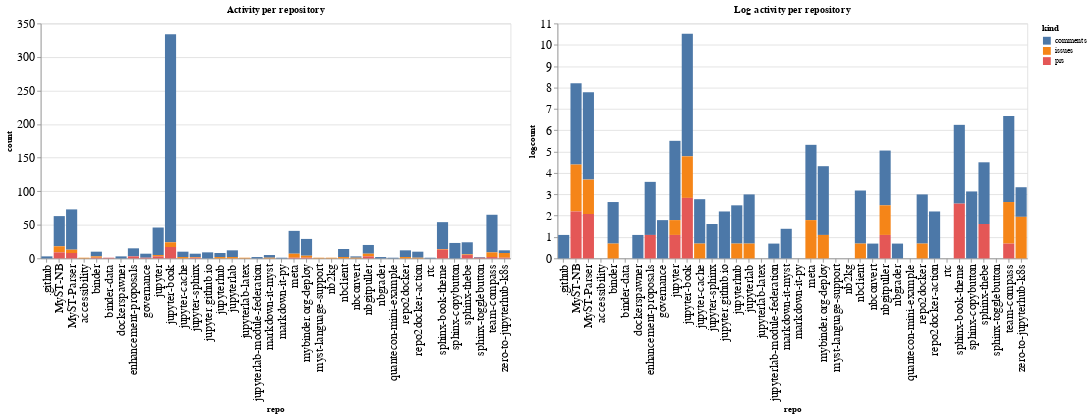

Notebook source saved alongside this figure:
### Code cell
ch1 = alt.Chart(repo_summaries, width=600, title="Activity per repository").mark_bar().encode(
    x='repo',
    y='count',
    color='kind',
    tooltip="kind"
)

ch2 = alt.Chart(repo_summaries, width=600, title="Log activity per repository").mark_bar().encode(
    x='repo',
    y='logcount',
    color='kind',
    tooltip="kind"
)

ch1 | ch2

### Figure 1 — Vega-Lite specification as saved in the notebook (floating-point values rounded to 4 significant figures)
{"config": {"axisLeft": {"labelFontSize": 15}, "axisBottom": {"labelFontSize": 15}}, "hconcat": [{"mark": "bar", "encoding": {"color": {"type": "nominal", "field": "kind"}, "tooltip": {"type": "nominal", "field": "kind"}, "x": {"type": "nominal", "field": "repo"}, "y": {"type": "quantitative", "field": "count"}}, "title": "Activity per repository", "width": 600}, {"mark": "bar", "encoding": {"color": {"type": "nominal", "field": "kind"}, "tooltip": {"type": "nominal", "field": "kind"}, "x": {"type": "nominal", "field": "repo"}, "y": {"type": "quantitative", "field": "logcount"}}, "title": "Log activity per repository", "width": 600}], "data": {"name": "data-275eb82d66974e938bc27eb3d606e5b0"}, "$schema": "https://vega.github.io/schema/vega-lite/v4.8.1.json", "datasets": {"data-275eb82d66974e938bc27eb3d606e5b0": [{"repo": ".github", "kind": "comments", "count": 3, "logcount": 1.099}, {"repo": "MyST-NB", "kind": "comments", "count": 45, "logcount": 3.807}, {"repo": "MyST-NB", "kind": "issues", "count": 9, "logcount": 2.197}, {"repo": "MyST-NB", "kind": "prs", "count": 9, "logcount": 2.197}, {"repo": "MyST-Parser", "kind": "comments", "count": 60, "logcount": 4.094}, {"repo": "MyST-Parser", "kind": "issues", "count": 5, "logcount": 1.609}, {"repo": "MyST-Parser", "kind": "prs", "count": 8, "logcount": 2.079}, {"repo": "accessibility", "kind": "issues", "count": 1, "logcount": 0.0}, {"repo": "binder", "kind": "comments", "count": 7, "logcount": 1.946}, {"repo": "binder", "kind": "issues", "count": 2, "logcount": 0.6931}, {"repo": "binder", "kind": "prs", "count": 1, "logcount": 0.0}, {"repo": "binder-data", "kind": "prs", "count": 1, "logcount": 0.0}, {"repo": "dockerspawner", "kind": "comments", "count": 3, "logcount": 1.099}, {"repo": "enhancement-proposals", "kind": "comments", "count": 12, "logcount": 2.485}, {"repo": "enhancement-proposals", "kind": "prs", "count": 3, "logcount": 1.099}, {"repo": "governance", "kind": "comments", "count": 6, "logcount": 1.792}, {"repo": "governance", "kind": "prs", "count": 1, "logcount": 0.0}, {"repo": "jupyter", "kind": "comments", "count": 41, "logcount": 3.714}, {"repo": "jupyter", "kind": "issues", "count": 2, "logcount": 0.6931}, {"repo": "jupyter", "kind": "prs", "count": 3, "logcount": 1.099}, {"repo": "jupyter-book", "kind": "comments", "count": 310, "logcount": 5.737}, {"repo": "jupyter-book", "kind": "issues", "count": 7, "logcount": 1.946}, {"repo": "jupyter-book", "kind": "prs", "count": 17, "logcount": 2.833}, {"repo": "jupyter-cache", "kind": "comments", "count": 8, "logcount": 2.079}, {"repo": "jupyter-cache", "kind": "issues", "count": 2, "logcount": 0.6931}, {"repo": "jupyter-sphinx", "kind": "comments", "count": 5, "logcount": 1.609}, {"repo": "jupyter-sphinx", "kind": "issues", "count": 1, "logcount": 0.0}, {"repo": "jupyter-sphinx", "kind": "prs", "count": 1, "logcount": 0.0}, {"repo": "jupyter.github.io", "kind": "comments", "count": 9, "logcount": 2.197}, {"repo": "jupyterhub", "kind": "comments", "count": 6, "logcount": 1.792}, {"repo": "jupyterhub", "kind": "issues", "count": 2, "logcount": 0.6931}, {"repo": "jupyterlab", "kind": "comments", "count": 10, "logcount": 2.303}, {"repo": "jupyterlab", "kind": "issues", "count": 2, "logcount": 0.6931}, {"repo": "jupyterlab-latex", "kind": "issues", "count": 1, "logcount": 0.0}, {"repo": "jupyterlab-module-federation", "kind": "comments", "count": 2, "logcount": 0.6931}, {"repo": "markdown-it-myst", "kind": "comments", "count": 4, "logcount": 1.386}, {"repo": "markdown-it-myst", "kind": "issues", "count": 1, "logcount": 0.0}, {"repo": "markdown-it-py", "kind": "comments", "count": 1, "logcount": 0.0}, {"repo": "meta", "kind": "comments", "count": 34, "logcount": 3.526}, {"repo": "meta", "kind": "issues", "count": 6, "logcount": 1.792}, {"repo": "meta", "kind": "prs", "count": 1, "logcount": 0.0}, {"repo": "mybinder.org-deploy", "kind": "comments", "count": 25, "logcount": 3.219}, {"repo": "mybinder.org-deploy", "kind": "issues", "count": 3, "logcount": 1.099}, {"repo": "mybinder.org-deploy", "kind": "prs", "count": 1, "logcount": 0.0}, {"repo": "myst-language-support", "kind": "issues", "count": 1, "logcount": 0.0}, {"repo": "nb2kg", "kind": "issues", "count": 1, "logcount": 0.0}, {"repo": "nbclient", "kind": "comments", "count": 12, "logcount": 2.485}, {"repo": "nbclient", "kind": "issues", "count": 2, "logcount": 0.6931}, {"repo": "nbconvert", "kind": "comments", "count": 2, "logcount": 0.6931}, {"repo": "nbconvert", "kind": "issues", "count": 1, "logcount": 0.0}, {"repo": "nbgitpuller", "kind": "comments", "count": 13, "logcount": 2.565}, {"repo": "nbgitpuller", "kind": "issues", "count": 4, "logcount": 1.386}, {"repo": "nbgitpuller", "kind": "prs", "count": 3, "logcount": 1.099}, {"repo": "nbgrader", "kind": "comments", "count": 2, "logcount": 0.6931}, {"repo": "quantecon-mini-example", "kind": "comments", "count": 1, "logcount": 0.0}, {"repo": "repo2docker", "kind": "comments", "count": 10, "logcount": 2.303}, {"repo": "repo2docker", "kind": "issues", "count": 2, "logcount": 0.6931}, {"repo": "repo2docker-action", "kind": "comments", "count": 9, "logcount": 2.197}, {"repo": "repo2docker-action", "kind": "issues", "count": 1, "logcount": 0.0}, {"repo": "rtc", "kind": "comments", "count": 1, "logcount": 0.0}, {"repo": "sphinx-book-theme", "kind": "comments", "count": 40, "logcount": 3.689}, {"repo": "sphinx-book-theme", "kind": "issues", "count": 1, "logcount": 0.0}, {"repo": "sphinx-book-theme", "kind": "prs", "count": 13, "logcount": 2.565}, {"repo": "sphinx-copybutton", "kind": "comments", "count": 23, "logcount": 3.135}, {"repo": "sphinx-thebe", "kind": "comments", "count": 18, "logcount": 2.89}, {"repo": "sphinx-thebe", "kind": "issues", "count": 1, "logcount": 0.0}, {"repo": "sphinx-thebe", "kind": "prs", "count": 5, "logcount": 1.609}, {"repo": "sphinx-togglebutton", "kind": "comments", "count": 1, "logcount": 0.0}, {"repo": "sphinx-togglebutton", "kind": "prs", "count": 1, "logcount": 0.0}, {"repo": "team-compass", "kind": "comments", "count": 56, "logcount": 4.025}, {"repo": "team-compass", "kind": "issues", "count": 7, "logcount": 1.946}, {"repo": "team-compass", "kind": "prs", "count": 2, "logcount": 0.6931}, {"repo": "zero-to-jupyterhub-k8s", "kind": "comments", "count": 4, "logcount": 1.386}, {"repo": "zero-to-jupyterhub-k8s", "kind": "issues", "count": 7, "logcount": 1.946}, {"repo": "zero-to-jupyterhub-k8s", "kind": "prs", "count": 1, "logcount": 0.0}]}}
